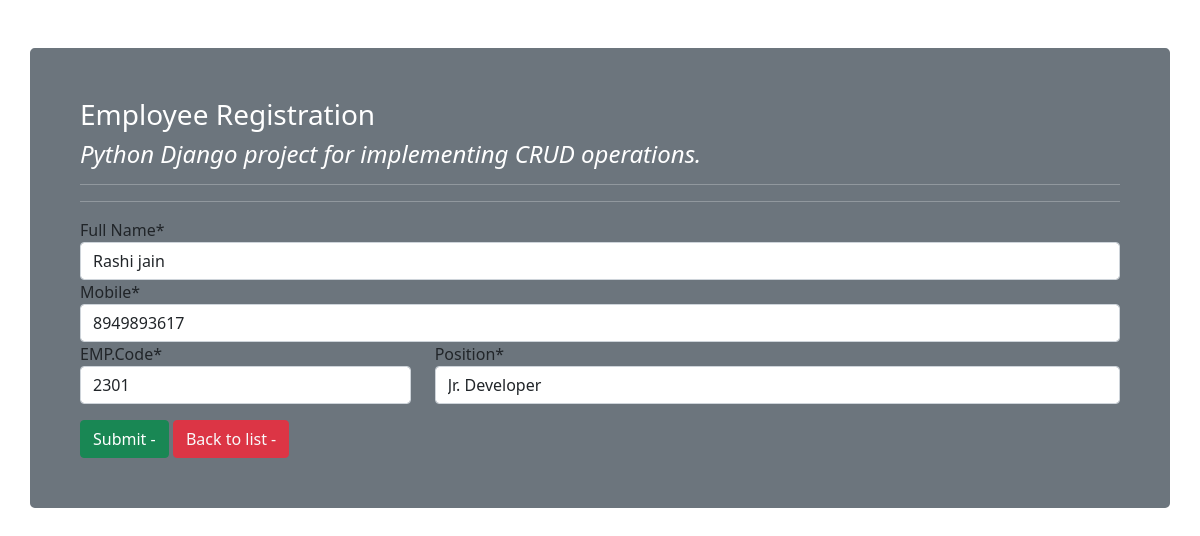
The app's page /employee/7/ with its own data.
### employee_registration/models.py (models this page shows)
class Employee(models.Model):
    fullname = models.CharField(max_length=100)
    emp_code= models.CharField(max_length=5)
    mobile = models.CharField(max_length=15)
    position = models.ForeignKey(position , on_delete=models.CASCADE)

### employee_registration/views.py (the view, shortened to what this page needs)
# urls.py: path('', views.e_form,  name="e_form"),
def e_form(request, id=0):
    if request.method =="GET" :  # here we handle get request
        if id == 0:                 # here we handle get request for insert operation bz bydefault id=0
           fn = employeeForm()
        else:                    # here we handle get request for update operation
            employee = Employee.objects.get(pk=id)
            fn = employeeForm(instance = employee)
        return render(request,'employee_form.html' , {'form':fn})

### employee_registration/forms.py
class employeeForm(forms.ModelForm):
    class Meta:
        model = Employee
        fields = ('fullname' , 'mobile', 'emp_code' , 'position')
        labels={
            "fullname" : 'Full Name',
            "emp_code" : 'EMP.Code',
        }
    def __init__(self, *args, **kwargs):
        super(employeeForm , self).__init__(*args, **kwargs)
        self.fields['position'].empty_label ="Select"

### employee_registration/models.py (called while the page is built)
    def __str__(self):
        return self.title

### templates/employee_form.html (shortened to what this page needs)
{% extends 'base.html' %}
{% load crispy_forms_tags %}
{% block content %}
<form method = "post" autocomplete="off">
    {{form.fullname|as_crispy_field}}
    {{form.mobile|as_crispy_field}}
    <div class="row">
        <div class="col-md-4">
            {{form.emp_code|as_crispy_field}}
        </div>
        <div class="col-md-8">
            {{form.position|as_crispy_field}}
        </div>
    </div>
    <div class="row pt-3">
        <div class="col">
            <button type="submit" class="btn btn-success btn-block "> Submit - </button>
            <a href= " {% url 'e_list'  %}" class="btn btn-danger btn-block text-light">  Back to list - </a>
        </div>
    </div>
</form>
{% endblock content  %}

### records on screen
Employee: fullname "Rashi jain", mobile "8949893617", emp_code "2301", position "Jr. Developer"
